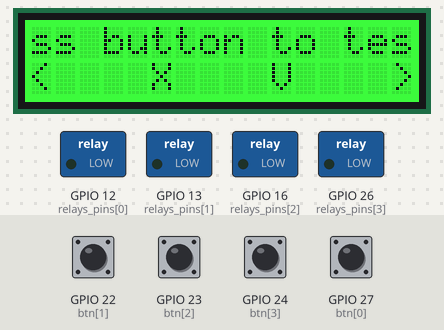
Bench run of a program on a simulated Raspberry Pi (BCM pin numbers). Shown: 16×2 character LCD, switched loads named in the program (green lamp = pin HIGH). Dashed ring = blinking. The test bench sets the inputs (shaded band); at power-on: GPIO 22 (btn[1]), GPIO 23 (btn[2]), GPIO 24 (btn[3]), GPIO 27 (btn[0]) LOW. Random numbers come from a fixed seed; the interpreter's speed is modelled, so counts of loop turns are approximate; threads take turns every 2 ms; what the program prints to the terminal is not drawn.

Above: at 1.4 s.
1.5 s: GPIO 22 (btn[1]) pulled HIGH for 0.15 s
At 1.86 s:
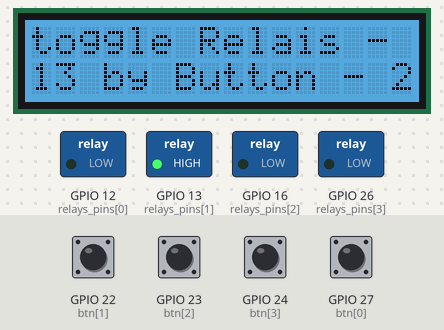
3.8 s: GPIO 23 (btn[2]) pulled HIGH for 0.15 s
At 4.0 s:
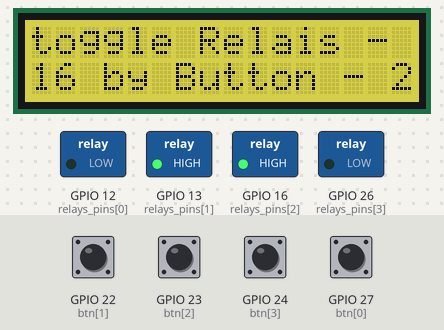
6.2 s: GPIO 24 (btn[3]) pulled HIGH for 0.15 s
At 6.51 s:
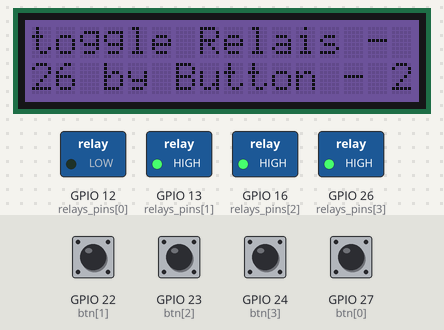
8.4 s: GPIO 27 (btn[0]) pulled HIGH for 0.15 s
At 8.67 s:
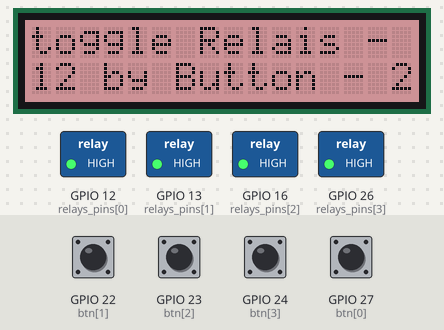
10.6 s: GPIO 22 (btn[1]) pulled HIGH for 1 s
At 10.96 s:
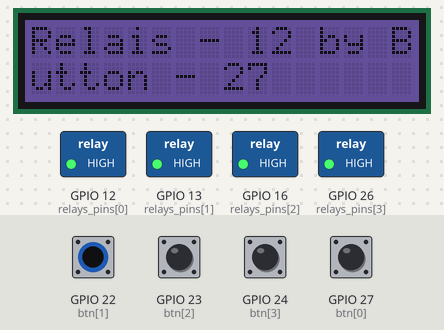
13.1 s: GPIO 23 (btn[2]) pulled HIGH for 1 s
At 13.36 s:
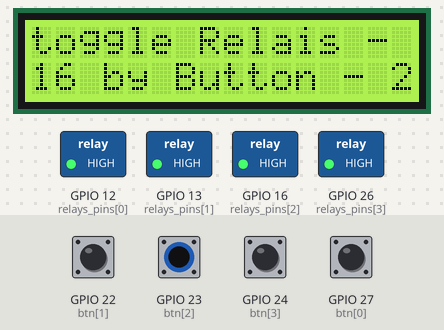
Timing chart, 0 to 16.1 s (numbered marks = the images above; inputs shaded):
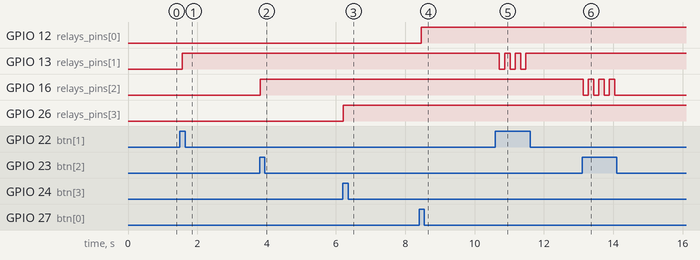

The program:

core.py
```python
from threading import Lock, Thread
import RPi.GPIO as GPIO
import time, sys

from utils import Singleton

if sys.platform == 'uwp':
    import winrt_smbus as smbus
    bus = smbus.SMBus(1)
else:
    import smbus
    import RPi.GPIO as GPIO
    rev = GPIO.RPI_REVISION
    if rev == 2 or rev == 3:
        bus = smbus.SMBus(1)
    else:
        bus = smbus.SMBus(0)


class Button:

    def __init__(self, pin) -> None:
        GPIO.setup(pin, GPIO.IN)
        self._pin = pin

    def isPressed(self) -> bool:
        """
        Return is the button is pressed

        Returns:
            bool: if the button is pressed
        """
        return GPIO.input(self._pin) == GPIO.HIGH

    def __str__(self) -> str:
        return "Button - " + str(self._pin)

class Relay:

    def __init__(self, pin) -> None:
        GPIO.setup(pin, GPIO.OUT, initial=GPIO.LOW)
        self._pin = pin
        self._value = GPIO.LOW

    def on(self):
        """
        Set the relay to on
        """
        GPIO.output(self._pin, GPIO.HIGH)
        self._value = GPIO.HIGH

    def off(self):
        """
        Set the relay to off
        """
        GPIO.output(self._pin, GPIO.LOW)
        self._value = GPIO.LOW

    def toggle(self):
        """
        Toggle the relay (invert the current state)
        """
        if (self._value == GPIO.LOW):
            self.on()
        else:
            self.off()

    def __str__(self) -> str:
        return "Relais - " + str(self._pin)

class LCD:

    def textCommand(self, cmd):
        """
        Send a command to the LCD

        Args:
            cmd (hexa): command to send to the lcd (see doc for list of available command) [ex: 0x01]
        """
        bus.write_byte_data(self._textAddress,0x80,cmd)

    def clear(self):
        """
        Clear the message displayed on the LCD
        """
        self.textCommand(0x01) # clear display

    def home(self):
        """
        Set the position of the lcd cursor to home
        """
        self.textCommand(0x02) # return home

    def setLCDParam(self):
        """
        Default setter of the LCD parameters

        Tell the LCD to not display cursor, and have 2 lines
        """
        time.sleep(.05)
        self.textCommand(0x08 | 0x04) # display on, no cursor
        self.textCommand(0x28) # 2 lines
        time.sleep(.05)

    def writeText(self, text, autoWrap=True):
        """
        Write text on the LCD

        Note : The maximum displayed character is 32

        Args:
            text (str): Text to display
            autoWrap (bool, optional): Auto return to line if the text is > 16 characters. Defaults to True.
        """
        count = 0
        row = 0
        for c in text:
            if (autoWrap):
                if c == '\n' or count == 16:
                    count = 0
                    row += 1
                    if row == 2:
                        break
                    self.textCommand(0xc0)
                    if c == '\n':
                        continue
            count += 1
            bus.write_byte_data(self._textAddress,0x40,ord(c))

    def getTextToDisplay(self, lowerIndex):
        """
        Get the portion of text to display

        Args:
            lowerIndex (int): index of the first letter to start in the text to display
        """
        upperIndex = lowerIndex + self._maxDisplaySize
        if (upperIndex < len(self._currentText)):
            # Tout ce qui est retourné fait parti du texte
            return self._currentText[lowerIndex:(lowerIndex+self._maxDisplaySize)]
        elif upperIndex >= len(self._currentText) and upperIndex < (len(self._currentText) + self._textPadding):
            # Si on a une partie du texte, mais on ajoute des espaces avant de repasser le texte
            text = self._currentText[lowerIndex:]
            while (len(text) < self._maxDisplaySize):
                text += ' '
            return text
        elif upperIndex >= (len(self._currentText) + self._textPadding) and lowerIndex < (len(self._currentText) + self._textPadding):
            # Le texte est entièrement passé (ou presque) et il faut réaficher le début du texte
            text = ""
            if (lowerIndex < len(self._currentText)):
                text += self._currentText[lowerIndex:]
                for i in range(0, self._textPadding):
                    text += ' '
            else:
                for i in range(0, self._textPadding - (lowerIndex - len(self._currentText))):
                    text += ' '
            upperIndex = upperIndex % (len(self._currentText) + self._textPadding)
            text += self._currentText[:upperIndex]
            return text

    def getMenuText(self):
        """
        Get the menu text (to add aftewards on the LCD)
        """
        if (self._maxDisplaySize == 16):
            menuBar = ""
            if (self._arrowDisplayed == 0 or self._arrowDisplayed == 1):
                menuBar += "<"
            else:
                menuBar += " "
            menuBar += "    X    V    "
            if (self._arrowDisplayed == 0 or self._arrowDisplayed == 2):
                menuBar += ">"
            else:
                menuBar += " "
            return menuBar
        return ""

    def t_scrollText(self):
        lastTextLoaded = self._currentText
        while (self._isThreadRuning):
            self.home()
            self.setLCDParam()
            if (lastTextLoaded != self._currentText):
                indexToStart = 0
                lastTextLoaded = self._currentText

            if (self._lockDisplayThread.acquire(blocking=False)):
                self._lockDisplayThread.release()
                if ((len(self._currentText)) > self._maxDisplaySize):
                    if (self._maxDisplaySize == 16):
                        self.writeText(self.getTextToDisplay(indexToStart), False)
                        self.writeText("\n" + self.getMenuText())
                    else:
                        self.writeText(self.getTextToDisplay(indexToStart))

                    indexToStart += 1
                    if (indexToStart == (len(self._currentText) + self._textPadding)):
                        indexToStart = 0
                else:
                    if (self._maxDisplaySize == 16):
                        self.writeText(self._currentText, False)
                        self.writeText("\n" + self.getMenuText())
                    else:
                        self.writeText(self._currentText)
            time.sleep(.2)


    def setText(self, text):
        """
        Set the current message without clear the lcd

        Args:
            text (str): text to add
        """
        while len(text) < 32: #clears the rest of the screen
            text += ' '
        self._lockDisplayThread.acquire(blocking=True)
        self._currentText = text
        self._maxDisplaySize = 32
        self._lockDisplayThread.release()

    def setMenuText(self, text, arrowDisplayed=0):
        """
        Set a menu label, with the text on the first line and a navigation menu on the second

        Ex:

            Config :

            <    X    V    >

        Args:
            text (str): Text to display
            arrowDisplayed (int, optional): Number and position of arrow to display in the menu 0 = Both (<>) 1 = Right (< ) 2 = Left ( >) 3 = None (  ). Defaults to 0.
        """
        if (arrowDisplayed > 4 or arrowDisplayed < 0):
            raise ValueError
        self._lockDisplayThread.acquire(blocking=True)
        self._arrowDisplayed = arrowDisplayed
        self._currentText = text
        self._maxDisplaySize = 16
        self._lockDisplayThread.release()

    def quit(self):
        """
        Exit the programm
        """
        time.sleep(0.2)
        self._isThreadRuning = False
        self._displayThread.join()

    def __init__(self, textAddress):
        self._textAddress = textAddress

        ### INITIAL CONFIG
        self._textPadding = 6
        self._currentText = ""
        self._maxDisplaySize = 32
        self._arrowDisplayed = 0
        self._isThreadRuning = True

        self._lockDisplayThread: Lock = Lock()
        self._displayThread = Thread(target=self.t_scrollText)
        self._displayThread.start()


class RGBLCD(LCD):
    def __init__(self, textAddress, rgbAddress) -> None:
        super().__init__(textAddress)
        self._rgbAddress = rgbAddress

    def setRGB(self, r, g, b):
        """
        Set the RGB value of the LCD screen

        Args:
            r (int): Red value (from 0 to 255)
            g (int): Green value (from 0 to 255)
            b (int): Blue value (from 0 to 255)
        """
        bus.write_byte_data(self._rgbAddress, 0, 0)
        bus.write_byte_data(self._rgbAddress, 1, 0)
        bus.write_byte_data(self._rgbAddress, 0x08, 0xaa)
        bus.write_byte_data(self._rgbAddress, 4, r)
        bus.write_byte_data(self._rgbAddress, 3, g)
        bus.write_byte_data(self._rgbAddress, 2, b)

class Core(metaclass=Singleton):

    def __init__(self):
        GPIO.setmode(GPIO.BCM)

        self._buttons: list[Button] = []
        self._relays: list[Relay] = []
        self._lcd: LCD = None

        ### INITIAL CONFIG
        btns_pins = [27, 22, 23, 24] # Buttons wired on pins 13, 15, 16, 18
        relays_pins = [12, 13, 16, 26] # Relays wired on pins 32, 33, 36, 37
        lcd_rgb_adress = 0x62 # Bus address to change the RGB value for the LCD
        lcd_text_adress = 0x3e # Bus address to change the text value for the LCD

        print("pins buttons = " + str(btns_pins))
        print("pins relais = " + str(relays_pins))

        for i in range(0, len(btns_pins)):
            btn = Button(pin=btns_pins[i])
            print("Add button : " + str(btn))
            self._buttons.append(btn)

        for i in range(0, len(relays_pins)):
            relais = Relay(pin=relays_pins[i])
            print("Add relais : " + str(relais))
            self._relays.append(relais)

        self._lcd = RGBLCD(lcd_text_adress, lcd_rgb_adress)
        self._lcd.setRGB(0,255,0)
        self._lcd.setText("Initialisation ended")

    def getBackButton(self) -> Button:
        return self._buttons[0]
    def getForwardButton(self) -> Button:
        return self._buttons[3]
    def getCancelButton(self) -> Button:
        return self._buttons[1]
    def getValidateButton(self) -> Button:
        return self._buttons[2]

    def getNorthenPump(self):
        return self._relays[0]
    def getEasternPump(self):
        return self._relays[1]
    def getSouthernPump(self):
        return self._relays[2]
    def getWesternPump(self):
        return self._relays[3]

    def setText(self, text):
        self._lcd.setText(text)
    def setMenuText(self, text, arrowDisplayed=0):
        self._lcd.setMenuText(text, arrowDisplayed)
    def setColor(self, r, g, b):
        if (isinstance(self._lcd, RGBLCD)):
            self._lcd.setRGB(r, g, b)

    def quit(self):
        self._lcd.quit()


if __name__ == "__main__":
    import random

    core = Core()

    time.sleep(.2)

    core._lcd.setMenuText("Press button to test, OK ?")

    while True:
        try:
            for i in range (len(core._buttons)):
                if (core._buttons[i].isPressed()):
                    core._relays[i].toggle()
                    core.setColor(random.randrange(0,255,1),random.randrange(0,255,1),random.randrange(0,255,1))
                    core.setText("toggle {} by {}".format(str(core._relays[i]), str(core._buttons[i])))

            time.sleep(.15)

        except KeyboardInterrupt:
            for i in range(len(core._relays)):
                core._relays[i].off()

            core.setColor(255,0,30)
            core.setText("Bye bye ^^ !")
            core.quit()
            print("exit")
            exit(1)
```

utils.py
```python
from threading import Lock


class Singleton(type):
    """
    This is a thread-safe implementation of Singleton.
    """

    _instances = {}

    _lock: Lock = Lock()
    """
    We now have a lock object that will be used to synchronize threads during
    first access to the Singleton.
    """

    def __call__(cls, *args, **kwargs):
        with cls._lock:
            if cls not in cls._instances:
                instance = super().__call__(*args, **kwargs)
                cls._instances[cls] = instance
        return cls._instances[cls]
```

Measured:
- after the input at 1.5 s, GPIO 13 (relays_pins[1]): LOW → HIGH after 0.06 s
- after the input at 3.8 s, GPIO 16 (relays_pins[2]): LOW → HIGH at once
- after the input at 6.2 s, GPIO 26 (relays_pins[3]): LOW → HIGH at once
- after the input at 8.4 s, GPIO 12 (relays_pins[0]): LOW → HIGH after 0.07 s
- after the input at 10.6 s, GPIO 13 (relays_pins[1]): alternates HIGH for 0.15 s and LOW for 0.15 s, 6 changes in all, then stays HIGH, starting after 0.12 s
- after the input at 13.1 s, GPIO 16 (relays_pins[2]): alternates HIGH for 0.15 s and LOW for 0.15 s, 7 changes in all, then stays LOW, starting at once
